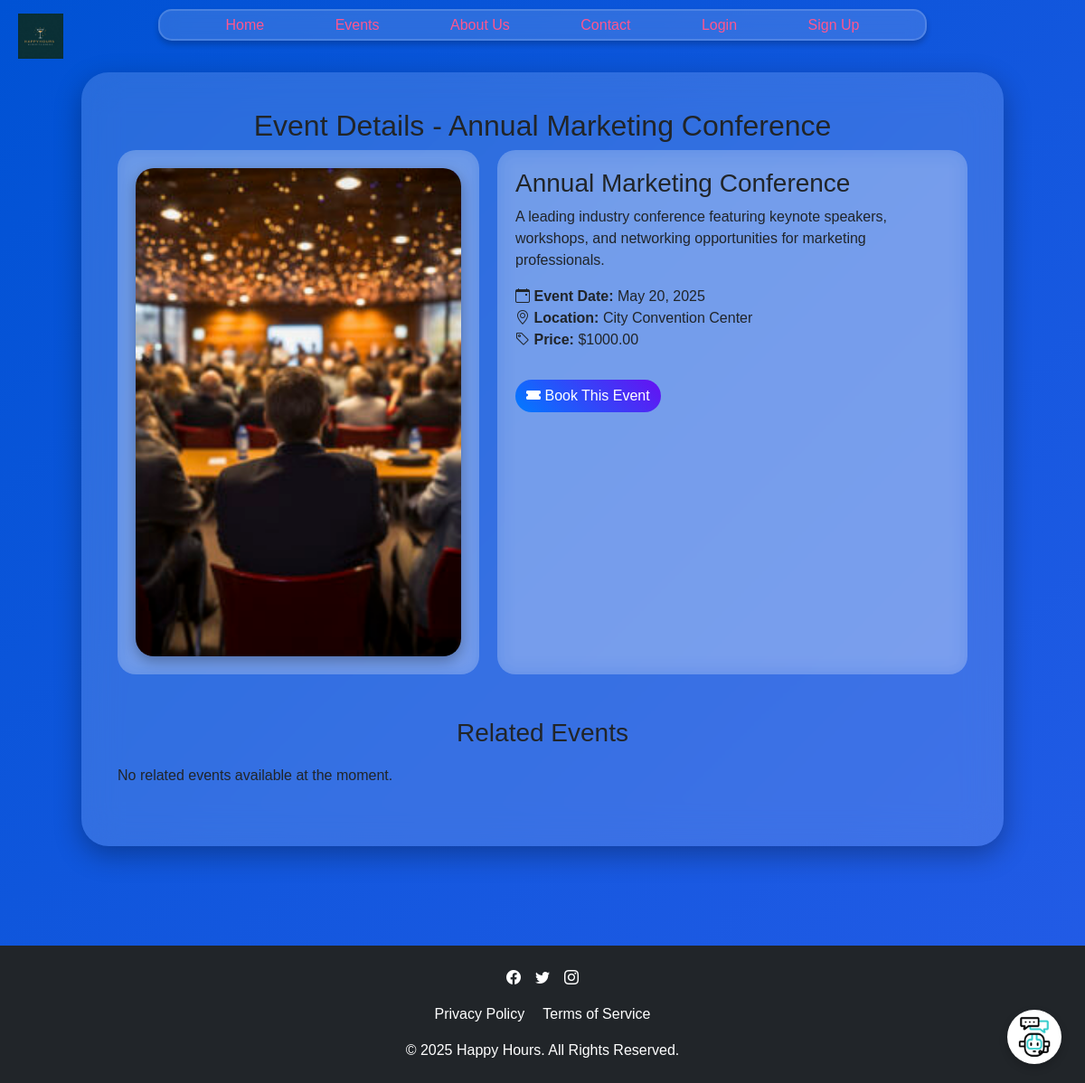
The app's page /events/annual-marketing-conference/ with its own data.
### eventapp/models.py (models this page shows, shortened)
class Event(models.Model):
    name = models.CharField(max_length=200)
    is_available = models.BooleanField(default=True)
    slug = models.SlugField(unique=True, blank=True)
    desc = models.TextField(default='no description provided')
    event_date = models.DateField()
    location = models.CharField(max_length=200, default='not specified')
    price = models.DecimalField(max_digits=10, decimal_places=2, default=Decimal('0.00'))
    img = models.ImageField(upload_to='events/', blank=True, null=True)
    event_type = models.CharField(max_length=50, default='not specified')
    event_duration = models.CharField(max_length=50, default='not specified')
    itinerary = models.JSONField(default=list)

### eventapp/views.py (the view)
# urls.py: path('events/<slug:slug>/', views.event_detail, name='event_detail'),  # Fixed placement
def event_detail(request, slug):
    event = get_object_or_404(Event, slug=slug)
    related_events = Event.objects.filter(event_type=event.event_type).exclude(id=event.id).order_by('?')[:3]
    return render(request, 'eventapp/event_details.html', {'event': event, 'related_events': related_events})

### userapp/context_processors.py (called while the page is built)
def timestamp(request):
    return {
        'timestamp': int(time.time())  # Or use any versioning logic you prefer
    }

def toast_message(request):
    return {
        'toast_message': {
            'type': getattr(request, 'toast_type', None),  # Default to None if not set
            'message': getattr(request, 'toast_message', None),  # Default to None if not set
        }
    }

### eventapp/templates/eventapp/event_details.html (shortened to what this page needs)
{% extends 'base.html' %}
{% load static %}
{% block content %}
<div class="event-page">
    <div class="glassmorphic-canvas">
        <h2 class="text-center">Event Details - {{ event.name }}</h2>
        <div class="event-wrapper">
            <div class="event-sidebar">
                {% if event.img %}
                    <img src="{{ event.img.url }}" alt="{{ event.name }}" class="event-img">
                {% else %}
                    <img src="{% static 'images/default_event.jpg' %}" alt="Default Event Image" class="event-img">
                {% endif %}
            </div>
            <div class="event-content">
                <div class="glassmorphic-box">
                    <h3>{{ event.name }}</h3>
                    <p>{{ event.desc }}</p>
                    <ul class="list-unstyled">
                        <li><i class="bi bi-calendar-event"></i> <strong>Event Date:</strong> {{ event.event_date }}</li>
                        <li><i class="bi bi-geo-alt"></i> <strong>Location:</strong> {{ event.location }}</li>
                        <li><i class="bi bi-tag"></i> <strong>Price:</strong> ${{ event.price }}</li>
                    </ul>
                    <a href="{% url 'eventapp:select_event_type' %}?event={{ event.slug }}" class="btn btn-primary custom-btn mt-3">
                        <i class="bi bi-ticket-fill"></i> Book This Event
                    </a>
                </div>
            </div>
        </div>
        <h3 class="mt-5 text-center">Related Events</h3>
        <div class="related-events">
            {% if related_events %}
                {% for related_event in related_events %}
                <div class="related-event-card">
                    {% if related_event.img %}
                        <img src="{{ related_event.img.url }}" alt="{{ related_event.name }}" class="related-event-img">
                    {% else %}
                        <img src="{% static 'images/default_event.jpg' %}" alt="Default Image" class="related-event-img">
                    {% endif %}
                    <h5>{{ related_event.name }}</h5>
                    <p><i class="bi bi-calendar"></i> {{ related_event.event_date }}</p>
                    <a href="{% url 'eventapp:event_detail' slug=related_event.slug %}" class="btn btn-outline-primary btn-sm">
                        <i class="bi bi-arrow-right-circle"></i> Learn More
                    </a>
                </div>
                {% endfor %}
            {% else %}
                <p class="text-center">No related events available at the moment.</p>
            {% endif %}
        </div>
    </div>
</div>
{% endblock %}

### static/css/styles.css (style rules this page uses)
body, html { font-family: "Arial", sans-serif; margin: 0; padding: 0; background-color: #ffffff; }
::placeholder { color: rgba(255, 255, 255, 0.7); }
.btn-primary { background: linear-gradient(45deg, #007bff, #6610f2); border: none; transition: all 0.3s ease-in-out; }

### eventapp/templates/eventapp/event_details.html (style rules this page uses)
body { margin: 0; padding: 0; min-height: 100vh; display: flex; flex-direction: column; }
.event-page { flex: 1; margin: 0; padding: 0; background: linear-gradient(135deg, #0052D4, #4364F7, #6FB1FC); background-size: 400% 400%; animation: gradientBG 15s ease infinite; display: flex; justify-content: center; align-items: flex-start; padding-bottom: 30px; }
.glassmorphic-canvas { margin: 80px auto; width: 85%; max-width: 1200px; padding: 40px; background: rgba(255, 255, 255, 0.15); border-radius: 30px; backdrop-filter: blur(20px); -webkit-backdrop-filter: blur(20px); box-shadow: 0 10px 30px rgba(0, 0, 0, 0.3); }
.event-wrapper { display: flex; gap: 20px; flex-wrap: wrap; }
.event-sidebar { width: 100%; max-width: 400px; padding: 20px; background: rgba(255, 255, 255, 0.2); border-radius: 20px; backdrop-filter: blur(10px); }
.event-img { width: 100%; border-radius: 20px; box-shadow: 0 5px 15px rgba(0, 0, 0, 0.3); }
.event-content { flex: 1; padding: 20px; background: rgba(255, 255, 255, 0.2); border-radius: 20px; backdrop-filter: blur(10px); min-width: 300px; }
.related-events { display: flex; gap: 20px; overflow-x: auto; padding: 10px 0; }
.custom-btn { border-radius: 30px; transition: all 0.3s ease; }

### records on screen
Event: name "Annual Marketing Conference", img (picture), desc "A leading industry conference featuring keynote speakers, workshops, and networking opportunities for marketing professionals.", event_date "May 20, 2025", location "City Convention Center", price "1000.00"
